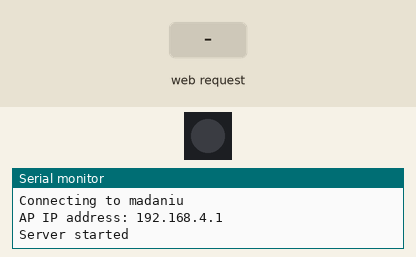
The program below on a simulated ESP32-S3. On the bench: 1 RGB LEDs in strip order, left to right, the last lines printed to the serial monitor. The test bench sets the inputs (shaded band). The strip is taken to match the declared colour order.

Above: at 1.2 s.
1.3 s: HTTP request GET /R received
At 1.6 s:
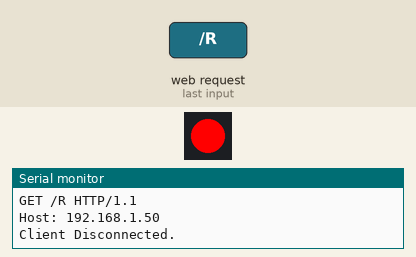
2.8 s: HTTP request GET /G received
At 4.0 s:
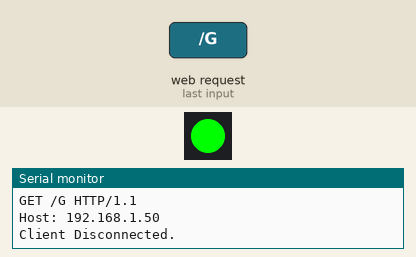
4.3 s: HTTP request GET /B received
At 5.1 s:
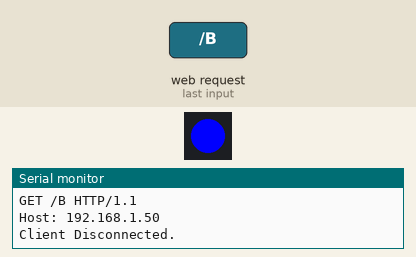
Timing chart, 0 to 7.3 s (numbered marks = the images above; inputs shaded):
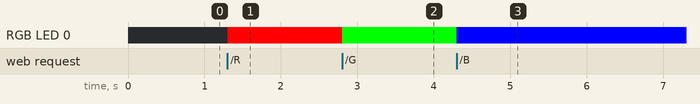

Measured:
- after the input at 1.3 s, RGB LED 0: off → RGB(255, 0, 0) at once
- after the input at 2.8 s, RGB LED 0: RGB(255, 0, 0) → RGB(0, 255, 0) at once
- after the input at 4.3 s, RGB LED 0: RGB(0, 255, 0) → RGB(0, 0, 255) at once

The program:

main.cpp
```cpp
#include <Arduino.h>
#include <WiFi.h>
#include <Adafruit_NeoPixel.h>

#define PIN        21
#define NUMPIXELS 1

Adafruit_NeoPixel pixels(NUMPIXELS, PIN, NEO_RGB + NEO_KHZ800);


// const char* ssid     = "C111";
// const char* password = "abcdefabcdef987654321";
const char* ssid     = "madaniu";
const char* password = "qwertyuiop";

WiFiServer server(80);

void setup()
{
    Serial.begin(115200);
    // pinMode(21, OUTPUT);      // set the LED pin mode
    pixels.begin();


    delay(10);

    // We start by connecting to a WiFi network

    Serial.println();
    Serial.println();
    Serial.print("Connecting to ");
    Serial.println(ssid);

    // You can remove the password parameter if you want the AP to be open.
    // a valid password must have more than 7 characters
    if (!WiFi.softAP(ssid, password)) {
      log_e("Soft AP creation failed.");
      while(1);
    }
    IPAddress myIP = WiFi.softAPIP();
    Serial.print("AP IP address: ");
    Serial.println(myIP);
    server.begin();

    Serial.println("Server started");

}

void loop(){
 WiFiClient client = server.available();   // listen for incoming clients

  if (client) {                             // if you get a client,
    Serial.println("New Client.");           // print a message out the serial port
    String currentLine = "";                // make a String to hold incoming data from the client
    while (client.connected()) {            // loop while the client's connected
      if (client.available()) {             // if there's bytes to read from the client,
        char c = client.read();             // read a byte, then
        Serial.write(c);                    // print it out the serial monitor
        if (c == '\n') {                    // if the byte is a newline character

          // if the current line is blank, you got two newline characters in a row.
          // that's the end of the client HTTP request, so send a response:
          if (currentLine.length() == 0) {
            // HTTP headers always start with a response code (e.g. HTTP/1.1 200 OK)
            // and a content-type so the client knows what's coming, then a blank line:
            client.println("HTTP/1.1 200 OK");
            client.println("Content-type:text/html");
            client.println();

            // the content of the HTTP response follows the header:
            client.print("Click <a href=\"/R\">here</a> to turn the LED red.<br>");
            client.print("Click <a href=\"/G\">here</a> to turn the LED green.<br>");
            client.print("Click <a href=\"/B\">here</a> to turn the LED blue.<br>");

            // The HTTP response ends with another blank line:
            client.println();
            // break out of the while loop:
            break;
          } else {    // if you got a newline, then clear currentLine:
            currentLine = "";
          }
        } else if (c != '\r') {  // if you got anything else but a carriage return character,
          currentLine += c;      // add it to the end of the currentLine
        }

        if (currentLine.endsWith("GET /R")) {
          pixels.clear();
          pixels.setPixelColor(0, pixels.Color(255, 0, 0));
          pixels.show();
        }
        if (currentLine.endsWith("GET /G")) {
          pixels.clear();
          pixels.setPixelColor(0, pixels.Color(0, 255, 0));
          pixels.show();
        }
        if (currentLine.endsWith("GET /B")) {
          pixels.clear();
          pixels.setPixelColor(0, pixels.Color(0, 0, 255));
          pixels.show();
        }
      }
    }
    // close the connection:
    client.stop();
    Serial.println("Client Disconnected.");
  }
}
```
